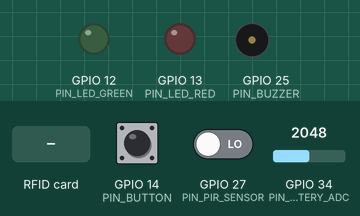
This sketch was run on a simulated ESP32. Shown: output pins drawn as LEDs (lit = HIGH), buzzer (waves = sounding, pin HIGH). Inputs (shaded band) come from the test bench; at power-on: GPIO 14 (PIN_BUTTON) HIGH, GPIO 27 (PIN_PIR_SENSOR) LOW, GPIO 34 (PIN_BATTERY_ADC) = 2048. WiFi joins after 1.5 s; servers stay silent unless stated; uploads are accepted with an empty reply; what the sketch prints to the serial monitor is not drawn.

Above: at 4.1 s.
4.2 s: RFID card 5E 7A 19 C4 held to the reader
At 5.4 s:
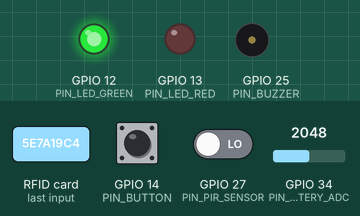
5.7 s: GPIO 14 (PIN_BUTTON) pulled LOW for 0.15 s
At 5.85 s:
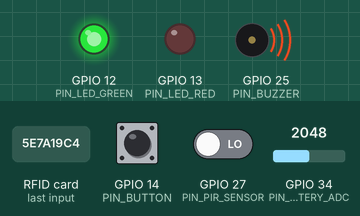
13.5 s: GPIO 14 (PIN_BUTTON) pulled LOW for 1 s
At 13.75 s:
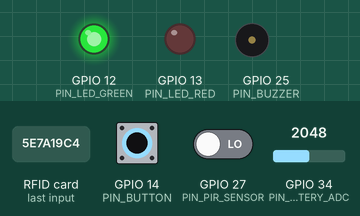
16.0 s: GPIO 27 (PIN_PIR_SENSOR) driven LOW
19.6 s: GPIO 14 (PIN_BUTTON) pulled LOW for 3.2 s
At 19.77 s:
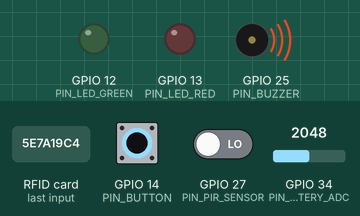
Timing chart, 0 to 22.6 s (numbered marks = the images above; inputs shaded):
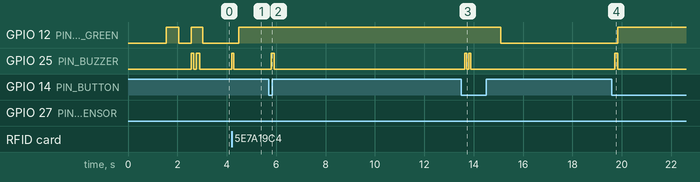

The sketch:

esp32_meditrack.ino
```cpp
/*
 * ======================================================================================
 * MediTrack AI — ESP32 Smart Medical Equipment Node Firmware
 * ======================================================================================
 * Hardware Components:
 *   - ESP32 CP2102 NodeMCU Development Board
 *   - RC522 RFID SPI Reader (Equipment Identification)
 *   - HC-SR501 / AM312 PIR Motion Sensor (Active Equipment Usage Detection)
 *   - Push Button (Start / Stop Usage Session)
 *   - Status LEDs: Green (Available / Active), Red (Alert / Low Battery / Maintenance)
 *   - Active Buzzer (Audible RFID scan confirmations & Emergency Alerts)
 *   - ADC Battery Voltage Divider (Telemetry Monitoring)
 *
 * Target Server:
 *   - MediTrack AI FastAPI Backend: POST /api/esp32/telemetry and POST /api/esp32/rfid
 * ======================================================================================
 */

#include <WiFi.h>
#include <HTTPClient.h>
#include <SPI.h>
#include <MFRC522.h>

// --- WiFi Credentials ---
const char* WIFI_SSID     = "Hospital_IoT_Network";    // Change to your WiFi SSID
const char* WIFI_PASSWORD = "HospitalSecurePassword";  // Change to your WiFi Password

// --- Backend API Host ---
// Replace with the IP address of the computer running MediTrack AI backend
const char* SERVER_HOST   = "http://192.168.1.150:8000";
const char* TELEMETRY_URL = "http://192.168.1.150:8000/api/esp32/telemetry";
const char* RFID_URL      = "http://192.168.1.150:8000/api/esp32/rfid";

// --- Hardware Pin Definitions ---
#define PIN_RC522_SS     5    // SPI Chip Select (SDA)
#define PIN_RC522_RST    22   // RC522 Reset Pin
#define PIN_PIR_SENSOR   27   // HC-SR501 PIR Digital Output
#define PIN_BUTTON       14   // Push Button (Active LOW with internal pullup)
#define PIN_LED_GREEN    12   // Green Status LED
#define PIN_LED_RED      13   // Red Alert LED
#define PIN_BUZZER       25   // Active Buzzer
#define PIN_BATTERY_ADC  34   // Analog Input for Battery Voltage Divider

MFRC522 rfid(PIN_RC522_SS, PIN_RC522_RST);

// --- Operational State ---
String currentEquipmentId = "WC-009";
String currentLocation   = "Emergency Ward";
bool isSessionActive      = false;
unsigned long sessionStartTime = 0;
unsigned long lastTelemetryTime = 0;
const unsigned long TELEMETRY_INTERVAL_MS = 3000; // Send telemetry every 3 seconds

// Debounce helper
int lastButtonState = HIGH;
unsigned long lastDebounceTime = 0;
const unsigned long DEBOUNCE_DELAY = 50;

void beep(int frequencyHz, int durationMs) {
  digitalWrite(PIN_BUZZER, HIGH);
  delay(durationMs);
  digitalWrite(PIN_BUZZER, LOW);
}

void setup() {
  Serial.begin(115200);
  delay(1000);
  Serial.println("\n==========================================");
  Serial.println("  MediTrack AI - ESP32 Smart IoT Node    ");
  Serial.println("==========================================");

  // Configure Pins
  pinMode(PIN_PIR_SENSOR, INPUT);
  pinMode(PIN_BUTTON, INPUT_PULLUP);
  pinMode(PIN_LED_GREEN, OUTPUT);
  pinMode(PIN_LED_RED, OUTPUT);
  pinMode(PIN_BUZZER, OUTPUT);

  digitalWrite(PIN_LED_GREEN, LOW);
  digitalWrite(PIN_LED_RED, LOW);
  digitalWrite(PIN_BUZZER, LOW);

  // Initialize SPI & RC522 RFID
  SPI.begin();
  rfid.PCD_Init();
  Serial.println("[RFID] RC522 Reader Initialized.");

  // Connect to WiFi
  Serial.print("[WiFi] Connecting to: ");
  Serial.println(WIFI_SSID);
  WiFi.begin(WIFI_SSID, WIFI_PASSWORD);

  int wifiAttempts = 0;
  while (WiFi.status() != WL_CONNECTED && wifiAttempts < 20) {
    delay(500);
    Serial.print(".");
    digitalWrite(PIN_LED_GREEN, !digitalRead(PIN_LED_GREEN));
    wifiAttempts++;
  }

  if (WiFi.status() == WL_CONNECTED) {
    Serial.println("\n[WiFi] Connected! IP Address: " + WiFi.localIP().toString());
    digitalWrite(PIN_LED_GREEN, HIGH);
    beep(1000, 100);
    delay(100);
    beep(1500, 150);
  } else {
    Serial.println("\n[WiFi] Warning: Running in offline simulation mode.");
    digitalWrite(PIN_LED_RED, HIGH);
  }
}

void loop() {
  // 1. Check for RFID Scans
  checkRFID();

  // 2. Read Push Button (Start/End Session)
  checkButton();

  // 3. Periodic IoT Telemetry Broadcast
  if (millis() - lastTelemetryTime >= TELEMETRY_INTERVAL_MS) {
    lastTelemetryTime = millis();
    sendTelemetry();
  }

  delay(20);
}

void checkRFID() {
  if (!rfid.PICC_IsNewCardPresent() || !rfid.PICC_ReadCardSerial()) {
    return;
  }

  // Format UID string: "10 0D 71 5C"
  String uidStr = "";
  for (byte i = 0; i < rfid.uid.size; i++) {
    if (rfid.uid.uidByte[i] < 0x10) uidStr += "0";
    uidStr += String(rfid.uid.uidByte[i], HEX);
    if (i < rfid.uid.size - 1) uidStr += " ";
  }
  uidStr.toUpperCase();

  Serial.println("[RFID] Scanned UID: " + uidStr);
  beep(2000, 80);

  // Send RFID scan to MediTrack AI Server
  if (WiFi.status() == WL_CONNECTED) {
    HTTPClient http;
    http.begin(RFID_URL);
    http.addHeader("Content-Type", "application/json");

    String jsonPayload = "{\"uid\": \"" + uidStr + "\", \"location\": \"" + currentLocation + "\"}";
    int httpResponseCode = http.POST(jsonPayload);

    if (httpResponseCode > 0) {
      String response = http.getString();
      Serial.println("[Server Response]: " + response);
      digitalWrite(PIN_LED_GREEN, HIGH);
      digitalWrite(PIN_LED_RED, LOW);
    } else {
      Serial.println("[HTTP Error]: " + String(httpResponseCode));
    }
    http.end();
  }

  rfid.PICC_HaltA();
  rfid.PCD_StopCrypto1();
}

void checkButton() {
  int reading = digitalRead(PIN_BUTTON);
  if (reading != lastButtonState) {
    lastDebounceTime = millis();
  }

  if ((millis() - lastDebounceTime) > DEBOUNCE_DELAY) {
    // If state has changed
    static int confirmedButtonState = HIGH;
    if (reading != confirmedButtonState) {
      confirmedButtonState = reading;
      if (confirmedButtonState == LOW) { // Button Pressed
        isSessionActive = !isSessionActive;
        if (isSessionActive) {
          sessionStartTime = millis();
          Serial.println("[Session] Usage STARTED for: " + currentEquipmentId);
          beep(1800, 120);
          digitalWrite(PIN_LED_GREEN, HIGH);
        } else {
          Serial.println("[Session] Usage ENDED for: " + currentEquipmentId);
          beep(1200, 80);
          delay(80);
          beep(800, 80);
        }
      }
    }
  }
  lastButtonState = reading;
}

void sendTelemetry() {
  bool pirMovement = (digitalRead(PIN_PIR_SENSOR) == HIGH);

  // Simulated / ADC Battery Level reading
  int rawAdc = analogRead(PIN_BATTERY_ADC);
  // Example divider map to 0-100%
  int batteryPct = map(rawAdc, 2400, 4095, 0, 100);
  if (batteryPct < 0) batteryPct = 18; // Default to realistic low battery demo
  if (batteryPct > 100) batteryPct = 100;

  // Approximate temperature calculation
  float tempC = 31.4;

  unsigned long usageSeconds = isSessionActive ? ((millis() - sessionStartTime) / 1000) : 0;

  // LED indication based on battery and movement
  if (batteryPct < 20) {
    digitalWrite(PIN_LED_RED, millis() % 1000 > 500 ? HIGH : LOW); // Flashing alert
  } else {
    digitalWrite(PIN_LED_RED, LOW);
  }

  if (pirMovement) {
    digitalWrite(PIN_LED_GREEN, HIGH);
  } else if (!isSessionActive) {
    digitalWrite(PIN_LED_GREEN, LOW);
  }

  // Construct JSON payload
  String payload = "{";
  payload += "\"equipment_id\":\"" + currentEquipmentId + "\",";
  payload += "\"battery\":" + String(batteryPct) + ",";
  payload += "\"movement\":" + String(pirMovement ? "true" : "false") + ",";
  payload += "\"temperature\":" + String(tempC, 1) + ",";
  payload += "\"usage_time\":" + String(usageSeconds) + ",";
  payload += "\"location\":\"" + currentLocation + "\"";
  payload += "}";

  Serial.println("[Telemetry Out] " + payload);

  if (WiFi.status() == WL_CONNECTED) {
    HTTPClient http;
    http.begin(TELEMETRY_URL);
    http.addHeader("Content-Type", "application/json");
    int httpCode = http.POST(payload);
    if (httpCode > 0) {
      // Success
    } else {
      Serial.println("[HTTP Fail]: " + String(httpCode));
    }
    http.end();
  }
}
```

Measured:
- after the input at 4.2 s, GPIO 12 (PIN_LED_GREEN): LOW → HIGH after 0.29 s; GPIO 25 (PIN_BUZZER): LOW → HIGH at once, → LOW 0.08 s later
- after the input at 5.7 s, GPIO 12 (PIN_LED_GREEN): stays HIGH (without the input it goes to LOW after 0.37 s); GPIO 25 (PIN_BUZZER): LOW → HIGH after 0.10 s, → LOW 0.12 s later
- after the input at 13.5 s, GPIO 12 (PIN_LED_GREEN): HIGH → LOW after 1.6 s; GPIO 25 (PIN_BUZZER): alternates HIGH for 0.08 s and LOW for 0.08 s, 4 changes in all, then stays LOW, starting after 0.13 s
- after the input at 16.0 s, every drawn part: stays the same
- after the input at 19.6 s, GPIO 12 (PIN_LED_GREEN): LOW → HIGH after 0.23 s; GPIO 25 (PIN_BUZZER): LOW → HIGH after 0.11 s, → LOW 0.12 s later
